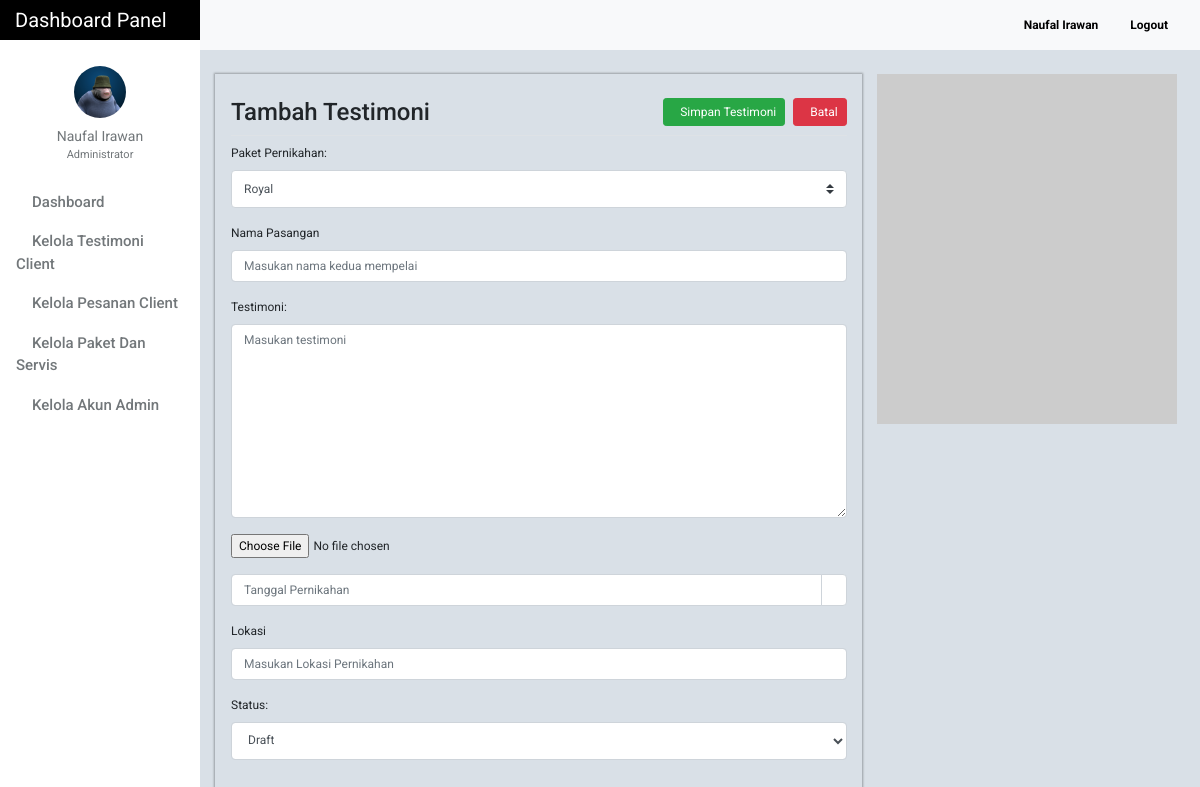
The app's page /admin/testimoni_add.php (signed in) with its own data.
### tables this page shows
CREATE TABLE `tblusers` (
  `id` int(11) NOT NULL,
  `firstname` varchar(32) NOT NULL,
  `lastname` varchar(32) NOT NULL,
  `gender` enum('m','f') NOT NULL,
  `username` varchar(50) NOT NULL,
  `password` varchar(50) NOT NULL,
  `email` varchar(100) NOT NULL,
  `designation` varchar(100) NOT NULL,
  `address` text NOT NULL,
  `access_level` enum('0','1','2') NOT NULL,
  `profile_picture` varchar(100) NOT NULL,
  `date_created` varchar(100) NOT NULL
);

### admin/include/database.php (called while the page is built, shortened)
<?php
class Database
{
    public $connection;
    public function open_connection()
    {
        $this->connection = mysqli_connect(DB_HOST, DB_USER, DB_PASS, DB_NAME);
    }
    public function query($sql)
    {
        $result = mysqli_query($this->connection, $sql);
        return $result;
    }
}
$db = new Database();
?>

### admin/include/db_object.php (called while the page is built, shortened)
<?php
class DB_Object
{
    public static function find_all() {
        return static::find_by_query("SELECT * FROM " . static::$db_table . " ORDER BY id DESC");
    }
    public static function find_by_id($id) {
        $the_result_array = static::find_by_query("SELECT * FROM " . static::$db_table . " WHERE id = $id ORDER BY id DESC  LIMIT 1 ");
        return !empty($the_result_array) ? array_shift($the_result_array) : false;
    }
    public static function find_by_query($sql) {
        global $db;
        $result_set = $db->query($sql);
        $the_object_array = array();
        while($row = mysqli_fetch_array($result_set)) {
            $the_object_array[] = static::instantiation($row);
        }
        return $the_object_array;
    }
    public static function instantiation($the_record){
        $the_object = new $calling_class;
        foreach($the_record as $the_attribute => $value)
        {
            if($the_object->has_the_attribute($the_attribute)) {
                $the_object->$the_attribute = $value;
            }
        }
        return $the_object;
    }
    private function has_the_attribute($the_attribute) {
        $object_properties = get_object_vars($this);
        return array_key_exists($the_attribute, $object_properties);
    }
}
?>

### admin/include/Users.php (called while the page is built, shortened)
<?php
class Users extends DB_Object
{
    public $profile_picture;
    public $upload_directory = "upload/users";
    public $image_placeholder = "http://placehold.it/64x64&text=images";
    public function profile_picture_picture() {
        return empty($this->profile_picture) ? $this->image_placeholder : $this->upload_directory. '/' .$this->profile_picture;
    }
}
?>

### admin/testimoni_add.php (the view, shortened to what this page needs)
<?php
    $category = Category::find_all();
?>
<?php $users_profile = Users::find_by_id($_SESSION['id']); ?>
    <!doctype html>
    <html lang="en">
    <head>
        <link href="css/bootstrap.min.css" rel="stylesheet">
        <link href="css/dashboard.css" rel="stylesheet">
        <link rel="stylesheet" type="text/css" href="https://cdn.materialdesignicons.com/2.1.19/css/materialdesignicons.min.css">
        <link rel="stylesheet" href="../css/bootstrap-datepicker.css">
    </head>
<body>
<?php include 'include/sidebar.php'; ?>
    <div class="container">
        <div class="row">
            <div class="col-lg-8 pl-3 pb-3 box-shadow mt-4">
                <form action="" method="post" enctype="multipart/form-data">
                    <h4 class="h4 mt-4 pb-2" style="border-bottom: 1px solid #dee2e6!important;">Tambah Testimoni
                        <a href="testimoni.php" class="btn btn-sm btn-danger float-right" style="font-size: 12px;"><i class="mdi mdi-close-circle mr-2"></i> Batal</a>
                        <button type="submit" name="submit" class="btn btn-sm btn-success float-right mr-2" style="font-size: 12px;"><i class="mdi mdi-account-plus mr-2"></i> Simpan Testimoni</button>
                    </h4>
                        <div class="form-group">
                            <label for="booking_id">Paket Pernikahan:</label>
                            <select class="custom-select form-control" id="wedding_type" name="wedding_type">
                              <?php foreach($category as $category_item) : ?>
                                  <option value="<?= $category_item->wedding_type; ?>" selected><?= ucfirst($category_item->wedding_type); ?></option>
                              <?php endforeach; ?>
                            </select>
                        </div>
                        <div class="form-group">
                            <label for="title">Nama Pasangan</label>
                            <input type="text" name="title"
                            class="form-control"
                            id="title"
                            placeholder="Masukan nama kedua mempelai">
                        </div>
                    <div class="form-group">
                        <label for="description">Testimoni:</label>
                        <textarea name="description" id="description" cols="30" rows="10" class="form-control" placeholder="Masukan testimoni"></textarea>
                    </div>
                    <div class="form-group">
                        <input type="file" name="preview_image" onchange="document.getElementById('preview_image').src = window.URL.createObjectURL(this.files[0])">
                    </div>
                    <div class="form-group">
                        <div class="input-group">
                            <input type="text" class="form-control"
                                   name="wedding_date"  data-provide="datepicker" id="wedding_date"
                                   placeholder="Tanggal Pernikahan">
                            <div class="input-group-append">
                                    <span class="input-group-text"
                                          style="background: white;">
                                    </span>
                            </div>
                        </div>
                    </div>
                    <div class="form-group">
                        <label for="location">Lokasi</label>
                        <input type="text" name="location" class="form-control"  id="location" placeholder="Masukan Lokasi Pernikahan">
                    </div>
                    <div class="form-group">
                        <label for="">Status:</label>
                        <select name="status" id="status" class="form-control">
                            <option value="0">Draft</option>
                        </select>
                    </div>
                </form>
            </div>
            <div class="col-lg-3 mt-4">
                <img id="preview_image" src="https://via.placeholder.com/350x350" width="300" height="350" alt="">
            </div>
        </div>
    </div>
</main>
</div>
</div>
</body>
</html>

### admin/include/sidebar.php (shortened to what this page needs)
<nav class="navbar sticky-top p-0" style="width: 16.7%;background-color: black;">
    <a class="navbar-brand col-sm-3 col-md-2 mr-0" style="color:white;" href="dashboard.php">
        Dashboard Panel
    </a>
</nav>
<div class="container-fluid">
    <div class="row">
        <nav class="col-md-2 d-none d-md-block bg-light sidebar">
            <div class="sidebar-sticky">
                <ul class="nav flex-column">
                    <li class="nav-item mt-3">
                        <div class="text-center">
                            <a href="users_profile.php" class="user-button">
                                <img src="<?= $users_profile->profile_picture_picture(); ?>" class="img-fluid rounded-circle" width="52" height="52" alt="">
                                <div class="user-profile"><?= $users_profile->firstname . ' ' . $users_profile->lastname; ?></div>
                            </a>
                                <div class="text-center mt-0" style="font-size: 11px;color:#72777a;">
                                    <?= ($users_profile->designation == 0) ? 'Administrator' : 'Moderator'; ?>
                                </div>
                        </div>
                    </li>
                    <li class="nav-item"><div class="dropdown-divider"></div></li>
                    <li class="nav-item">
                        <a class="nav-link" href="dashboard.php">
                            Dashboard <span class="sr-only">(current)</span>
                        </a>
                    </li>
                    <li class="nav-item"><div class="dropdown-divider"></div></li>
                    <li class="nav-item">
                        <a class="nav-link" href="testimoni.php">
                            Kelola Testimoni Client
                        </a>
                    </li>
                    <li class="nav-item"><div class="dropdown-divider"></div></li>
                    <li class="nav-item">
                        <a class="nav-link" href="client.php" >
                            Kelola Pesanan Client
                        </a>
                    </li>
                    <li class="nav-item"><div class="dropdown-divider"></div></li>
                    <li class="nav-item">
                        <a class="nav-link" href="service_list.php">
                            Kelola Paket dan Servis
                        </a>
                    </li>
                    <li class="nav-item"><div class="dropdown-divider"></div></li>
                    <li class="nav-item">
                        <a class="nav-link" href="users.php">
                            Kelola Akun Admin
                        </a>
                    </li>
                </ul>
            </div>
        </nav>
        <main role="main" class="col-md-9 ml-sm-auto col-lg-10" style="margin-top: -40px;z-index: 999">
            <nav class="navbar navbar-expand-lg navbar-light bg-light" style="margin-left:-15px;margin-right: -15px;">
                <div class="form-inline my-2 my-lg-0">
                    <a class="nav-link" href="users_profile.php"><b><?= ucfirst($users_profile->firstname) . ' ' . ucfirst($users_profile->lastname); ?></b></a>
                    <a class="nav-link" href="logout.php"><b><i class="mdi mdi-logout" style="color: #f44336!important;"></i> Logout</b></a>
                </div>
            </nav>

### admin/css/dashboard.css (style rules this page uses)
body { font-size: .875rem; font-family: 'Roboto', 'Segoe UI',sans-serif; background: #D9E0E7; }
.sidebar { position: fixed; top: 0; bottom: 0; left: 0; z-index: 100; padding: 0; box-shadow: inset -1px 0 0 rgba(0, 0, 0, .1); background-color: #fff; }
.sidebar-sticky { position: -webkit-sticky; position: sticky; top: 40px; height: calc(100vh - 48px); height: 100% !important; padding-top: 2.5rem; overflow-x: hidden; overflow-y: auto; background-color: #fff; }
.sidebar .nav-link { font-weight: 500; color: #72777a; font-size: 15px; text-transform: capitalize; transition: all 2s linear; font-family: 'Roboto', sans-serif; }
.nav.flex-column li.nav-item:nth-child(2) { margin-top:10px; }
.user-profile { color: #72777a; margin-top: 8px; }
img.img-fluid.rounded-circle { margin-top: 10px; }
.form-inline.my-2.my-lg-0 a.nav-link { color: black; font-size: 12px; }
.dropdown-divider { border-top: 1px solid #fff; }
.nav.flex-column a.nav-link { padding: .0rem 1rem; }
.user-profile { text-transform: capitalize; }

### admin/testimoni_add.php (style rules this page uses)
body { margin-bottom: 2%; }
.box-shadow { box-shadow: 0 0 2px 1px rgba(0, 0, 0, 0.3); font-size: 12px; }
.form-control { font-size: 12px; }

### records on screen
tblusers: profile_picture (picture), firstname "Naufal", lastname "Irawan"

### other values on screen
form field wedding_type "Royal"
